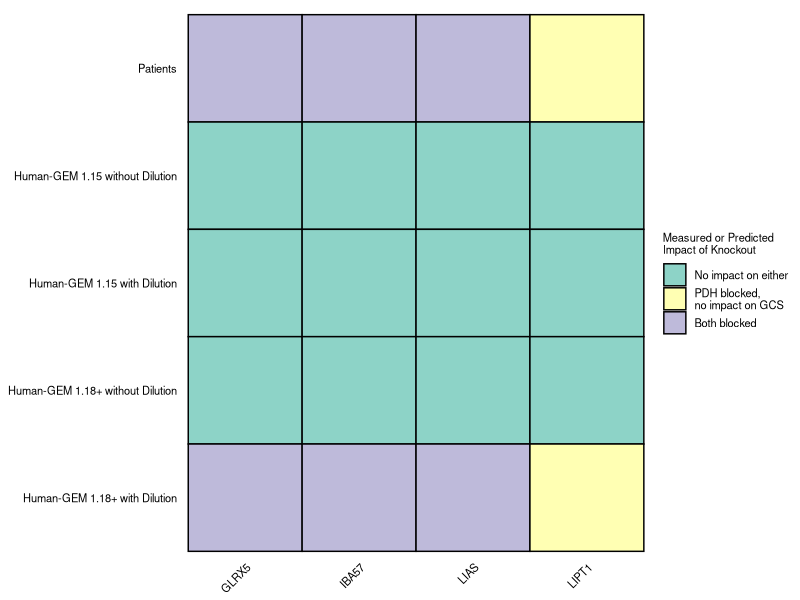

Generate this figure with R:
# fig_5c.R

# load packages
suppressMessages(library(tidyverse))

# read in data
fig_5c_data <- read_csv("figure_data/fig_5c_data.csv", show_col_types = FALSE)

fig_5c <- fig_5c_data %>%
  # add a newline to "PDH blocked, no impact on GCS"
  mutate(impact = gsub(", no", ",\nno", impact)) %>%
  # make sure impact and condition have factor levels in a helpful order
  mutate(impact = factor(
    impact,
    c("No impact on either", "PDH blocked,\nno impact on GCS", "Both blocked")
  )) %>%
  mutate(condition = factor(
    condition,
    c(
      "Human-GEM 1.18+ with Dilution",
      "Human-GEM 1.18+ without Dilution",
      "Human-GEM 1.15 with Dilution",
      "Human-GEM 1.15 without Dilution",
      "Patients"
    )
  )) %>%
  # make a heatmap
  ggplot(aes(x = gene, y = condition, fill = impact)) +
    geom_tile(col = "black", linewidth = 0.5) +
    # Juan said to use a pastel color palette
    scale_fill_brewer(palette = "Set3") +
    labs(x = "", y = "", fill = "Measured or Predicted\nImpact of Knockout") +
    theme(
      # drop the background and axes
      panel.background = element_blank(),
      # remove extra space on the left and bottom of the plot from where the
      # axis titles would be
      plot.margin = unit(c(1,1,-3,-3), "mm"),
      # remove axis ticks and the extra space between the labels and the plot
      # area left behind without them
      axis.ticks = element_blank(),
      axis.ticks.length = unit(0, "mm"),
      # make all text font size 8 and make sure there aren't any awkward gaps
      # between things
      axis.text = element_text(color = "black", size = 8),
      axis.text.y = element_text(margin = margin(r = -0.1)),
      axis.title.x = element_text(size = 8),
      axis.text.x = element_text(angle = 45, hjust = 1, margin = margin(t = 0)),
      legend.title = element_text(size = 8),
      legend.text = element_text(size = 8),
      legend.box.spacing = unit(0, "mm"),
      # add a bit more space between each item in the legend cuz we have two
      # lines of text for one of the things
      legend.spacing.y = unit(2, "mm")
    ) +
    # without this, legend.spacing.y only affects the space between the title
    # of the legend and the contents of the legend and not the space between
    # each row of the legend
    guides(fill = guide_legend(byrow = TRUE))

ggsave(
  "figures/fig_5c.png", height = 2.25, width = 5.2, units = "in", dpi = 600
)
